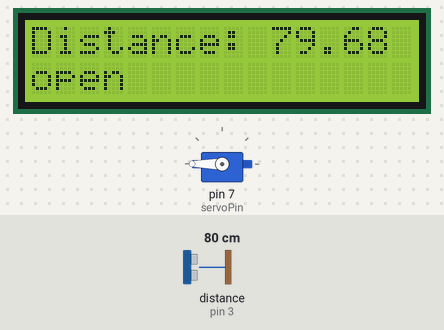
The sketch below on a simulated Arduino Uno, built with avr-gcc and run on an emulated ATmega328P. On the bench: 16×2 character LCD, servo. Wiring (inferred from the names in the program): ultrasonic range finder: trigger pin 4; echo pin 3. Inputs (shaded band) come from the test bench; at power-on: distance to the obstacle (sensor on pin 3) 80 cm. The echo pulse lasts 58.3 µs per cm; what the sketch prints to the serial monitor is not drawn.

Above: at 1.2 s.
1.3 s: distance to the obstacle (sensor on pin 3) set to 97 cm
At 1.8 s:
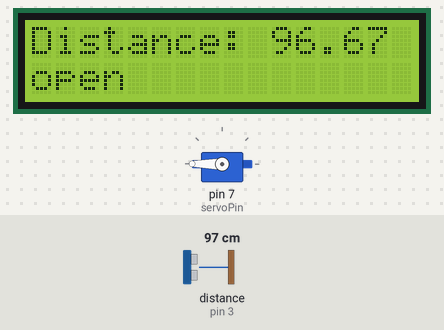
2.9 s: distance to the obstacle (sensor on pin 3) set to 105 cm
At 3.7 s:
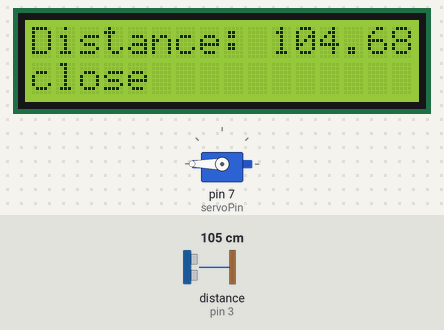
6.2 s: distance to the obstacle (sensor on pin 3) set to 2 cm
At 6.8 s:
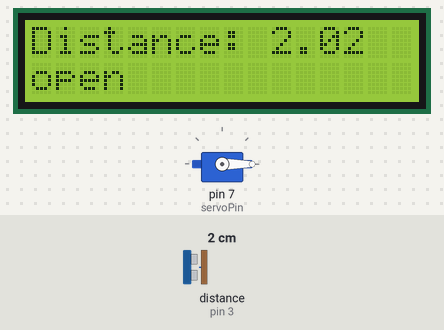
Timing chart, 0 to 9.2 s (numbered marks = the images above; inputs shaded):
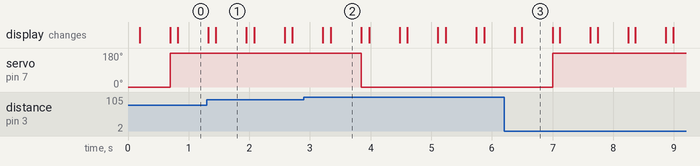

The sketch:

distance_door_locker.ino
```cpp
#include <LiquidCrystal_I2C.h>
#include <Servo.h>

const int trigPin = 4;
const int echoPin = 3;
const int servoPin = 7;
float duration, distance;
String State;

LiquidCrystal_I2C lcd(0x27,16,2);
Servo myservo;

float sensor_Distance(){
//Read sensor value and calculate distance. Returns Distance
  digitalWrite(trigPin, LOW);
  delayMicroseconds(2);
  digitalWrite(trigPin, HIGH);
  delayMicroseconds(10);
  digitalWrite(trigPin, LOW);
  duration = pulseIn(echoPin, HIGH);
  distance = (duration*.0343)/2;
  Serial.print("Distance: ");
  Serial.println(distance);
  delay(100);
  return distance;
}

String LCD_print(){
//Set LCD cursor to proper position and write current state with distance. Returns State
  lcd.setCursor(0,0);
  lcd.print("Distance: ");
  lcd.setCursor(10,0);
  lcd.print(distance);
  if (distance >= 100){
    lcd.setCursor(0,1);
    lcd.print("close");
    delay(500);
    lcd.clear();
    State = "close";
  }
  if (distance <= 100){
    lcd.setCursor(0,1);
    lcd.print("open");
    delay(500);
    lcd.clear();
    State = "open";
  }
  return State;
}

void servo_State(){
//Set servo 0 to 180 degree with State variable from previous function.
  if (State.equals("open")){
    myservo.write(180);
  }
  if (State.equals("close")){
    myservo.write(0);
  }
}


void setup() {
  //hcsr04 setup
  pinMode(trigPin, OUTPUT);
  pinMode(echoPin, INPUT);
  Serial.begin(9600);

  //lcd setup
  lcd.init();
  lcd.backlight();

  //servo motor setup
  myservo.attach(servoPin);
  myservo.write(0);
}

void loop() {

  sensor_Distance();
  LCD_print();
  servo_State();

}
```

Measured:
- the behaviour switches between 100 and 101 cm on distance to the obstacle (sensor on pin 3) (found by bisection; images 1 and 2)
- after the input at 1.3 s, the display: first differs from a run without the input after 0.15 s (image 1)
- after the input at 2.9 s, servo on pin 7 (servoPin): 180° → 0° after 0.95 s; the display: first differs from a run without the input after 0.44 s (image 2)
- after the input at 6.2 s, servo on pin 7 (servoPin): 0° → 180° after 0.80 s; the display: first differs from a run without the input after 0.30 s (image 3)
- what the display in image 1 shows lasts 0.6 s, from 1.4 s to 2.0 s
